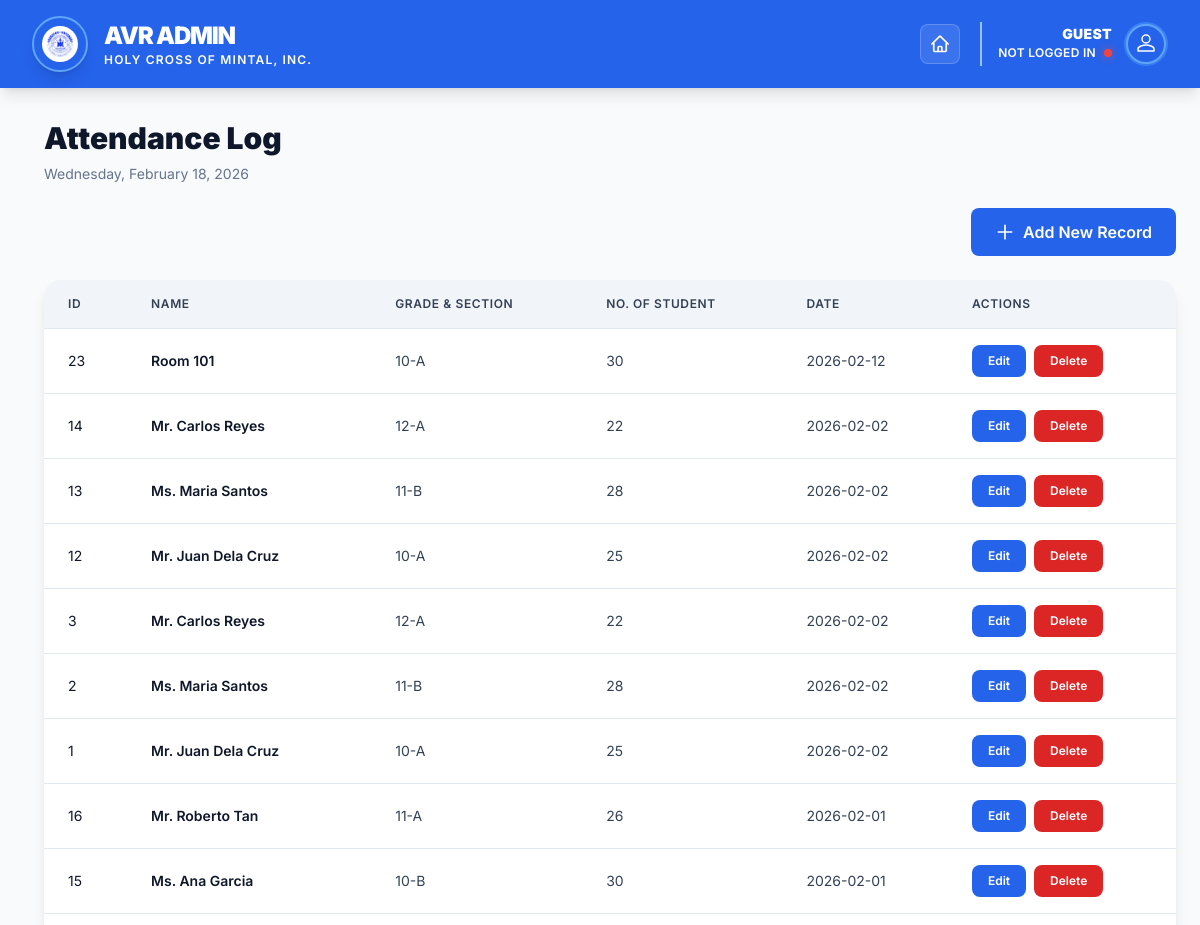
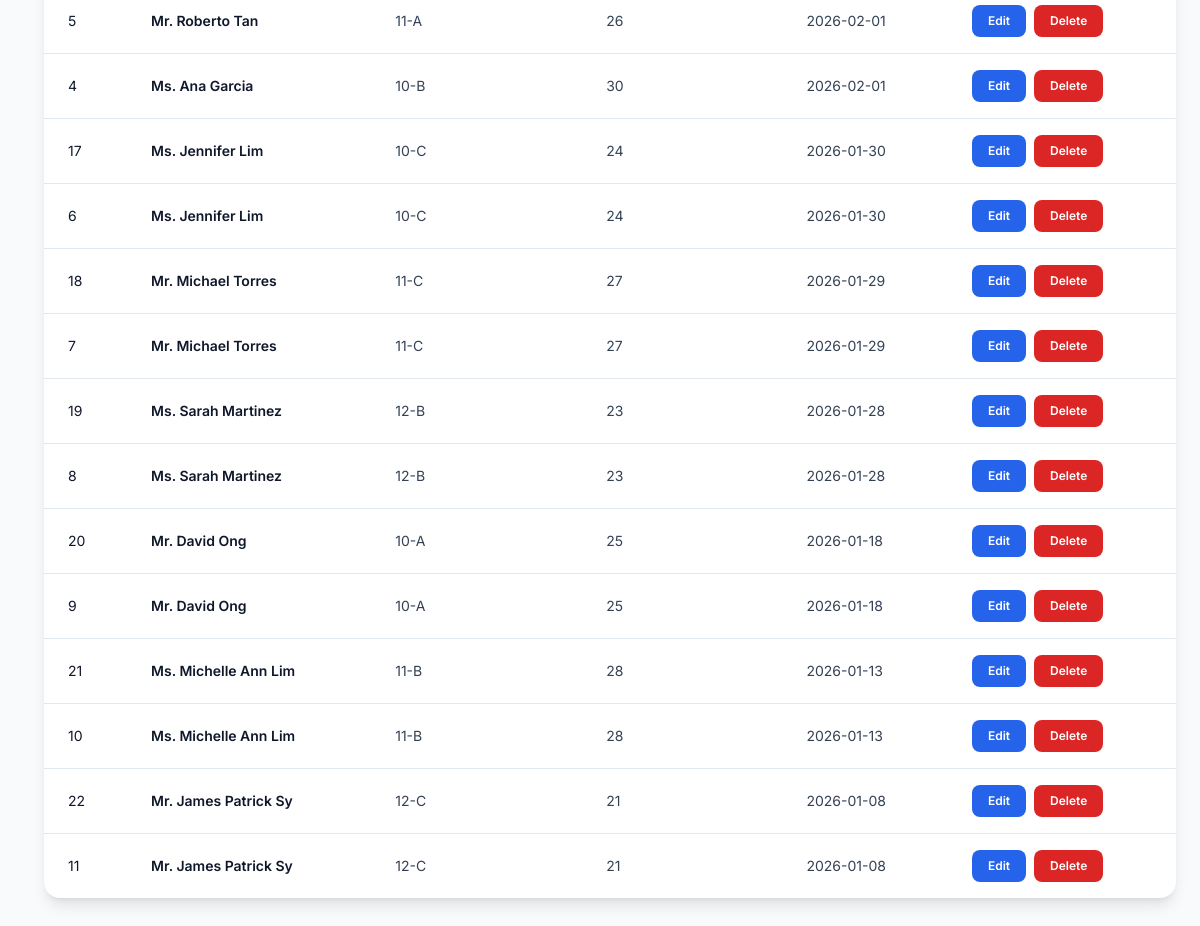
/avr/modules/attendance.php, run on the app's committed database (2 pictures, top to bottom).
### tables this page shows
CREATE TABLE `log_attendance` (
  `ID` int(11) NOT NULL,
  `Name` varchar(255) NOT NULL,
  `GradeSection` varchar(255) NOT NULL,
  `NoOfStudent` int(11) NOT NULL,
  `Date` date NOT NULL
);

### auth/admin_auth.php (called while the page is built, shortened)
<?php
class AdminAuth {
    public static function isLoggedIn() {
        return isset($_SESSION['admin_logged_in']) && $_SESSION['admin_logged_in'] === true;
    }
    public static function getAdminInfo() {
        return null;
    }
}

### avr/modules/attendance.php (the view, shortened to what this page needs)
<?php
$conn = getDBConnection();
$result = $conn->query("SELECT * FROM log_attendance ORDER BY Date DESC, ID DESC");
$attendance = $result->fetch_all(MYSQLI_ASSOC);
?>
<?php require_once '../header_unified.php'; ?>
            <div class="flex justify-between items-center mb-6">
                <button onclick="openAddModal()" class="bg-blue-600 hover:bg-blue-700 text-white px-6 py-3 rounded-lg font-semibold transition-all duration-200 hover:shadow-lg flex items-center gap-2">
                    <svg class="w-5 h-5" fill="none" stroke="currentColor" viewBox="0 0 24 24">
                        <path stroke-linecap="round" stroke-linejoin="round" stroke-width="2" d="M12 4v16m8-8H4" />
                    </svg>
                    Add New Record
                </button>
            </div>
            <div class="bg-white rounded-2xl shadow-lg overflow-hidden">
                <div class="overflow-x-auto">
                    <table class="w-full">
                        <thead class="bg-slate-100 border-b border-slate-200">
                            <tr>
                                <th class="px-6 py-4 text-left text-xs font-semibold text-slate-700 uppercase tracking-wider">ID</th>
                                <th class="px-6 py-4 text-left text-xs font-semibold text-slate-700 uppercase tracking-wider">Name</th>
                                <th class="px-6 py-4 text-left text-xs font-semibold text-slate-700 uppercase tracking-wider">Grade & Section</th>
                                <th class="px-6 py-4 text-left text-xs font-semibold text-slate-700 uppercase tracking-wider">No. of Student</th>
                                <th class="px-6 py-4 text-left text-xs font-semibold text-slate-700 uppercase tracking-wider">Date</th>
                                <th class="px-6 py-4 text-left text-xs font-semibold text-slate-700 uppercase tracking-wider">Actions</th>
                            </tr>
                        </thead>
                        <tbody class="divide-y divide-slate-200">
                            <?php if (empty($attendance)): ?>
                                <tr>
                                    <td colspan="6" class="px-6 py-8 text-center text-slate-500">No attendance records found</td>
                                </tr>
                            <?php else: ?>
                                <?php foreach ($attendance as $record): ?>
                                    <tr class="hover:bg-slate-50 transition-colors">
                                        <td class="px-6 py-4 text-sm text-slate-900"><?php echo htmlspecialchars($record['ID']); ?></td>
                                        <td class="px-6 py-4 text-sm text-slate-900 font-semibold"><?php echo htmlspecialchars($record['Name']); ?></td>
                                        <td class="px-6 py-4 text-sm text-slate-700"><?php echo htmlspecialchars($record['GradeSection']); ?></td>
                                        <td class="px-6 py-4 text-sm text-slate-700"><?php echo htmlspecialchars($record['NoOfStudent']); ?></td>
                                        <td class="px-6 py-4 text-sm text-slate-700"><?php echo htmlspecialchars($record['Date']); ?></td>
                                        <td class="px-6 py-4 text-sm">
                                            <div class="flex gap-2">
                                                <button onclick="editRecord(<?php echo htmlspecialchars(json_encode($record)); ?>)" class="bg-blue-600 hover:bg-blue-700 text-white px-4 py-2 rounded-lg text-xs font-semibold transition-colors">Edit</button>
                                                <button onclick="deleteRecord(<?php echo $record['ID']; ?>, '<?php echo htmlspecialchars(addslashes($record['Name'])); ?>')" class="bg-red-600 hover:bg-red-700 text-white px-4 py-2 rounded-lg text-xs font-semibold transition-colors">Delete</button>
                                            </div>
                                        </td>
                                    </tr>
                                <?php endforeach; ?>
                            <?php endif; ?>
                        </tbody>
                    </table>
                </div>
            </div>
<?php require_once '../footer_unified.php'; ?>

### avr/admin/header.php (shortened to what this page needs)
<?php
$app_root = dirname(__DIR__, 2);
require_once $app_root . '/auth/session_init.php';
require_once $app_root . '/auth/security.php';
require_once $app_root . '/auth/admin_auth.php';
$base = rtrim(BASE_URL, '/');
$baseS = $base === '' ? '/' : $base . '/';
?>
<!DOCTYPE html>
<html lang="en">
<head>
    <script src="https://cdn.tailwindcss.com"></script>
    <link rel="stylesheet" href="<?php echo htmlspecialchars($baseS); ?>assets/unified-theme.css">
</head>
<body class="bg-slate-50">
    <nav class="bg-blue-600 sticky top-0 z-[100] shadow-lg">
        <div class="w-full px-6 md:px-8 py-4 flex flex-col md:flex-row items-center justify-between">
            <div class="flex items-center space-x-4">
                <div class="flex-shrink-0 bg-blue-600 p-2 rounded-full shadow-lg border-2 border-blue-400" style="height: 3.5rem; width: 3.5rem;">
                    <div class="h-full w-full bg-white rounded-full flex items-center justify-center">
                        <img src="<?php echo htmlspecialchars($baseS); ?>assets/images/school_logo.png" alt="Logo" class="h-full w-full object-contain p-1">
                    </div>
                </div>
                <div class="flex flex-col justify-center">
                    <h1 class="text-xl md:text-2xl font-black text-white leading-tight tracking-tighter uppercase">
                        AVR ADMIN
                    </h1>
                    <p class="text-[10px] md:text-xs text-white font-semibold tracking-widest uppercase">
                        HOLY CROSS OF MINTAL, INC.
                    </p>
                </div>
            </div>
            <ul class="flex flex-col md:flex-row md:space-x-1 items-center mt-4 md:mt-0">
                <li class="mr-2 md:mr-4">
                    <a href="<?php echo htmlspecialchars($base ? $base . '/' : '/'); ?>" class="flex items-center justify-center w-10 h-10 rounded-lg bg-white/10 hover:bg-white/20 text-white transition-all duration-300 group border border-white/20 hover:border-white/40" title="Home">
                    </a>
                </li>
                <li class="relative ml-4 pl-4 border-l-2 border-blue-300" x-data="{ profileOpen: false }" @click.away="profileOpen = false">
                    <button @click="profileOpen = !profileOpen" class="flex items-center space-x-3 focus:outline-none group">
                        <div class="flex flex-col items-end hidden md:flex">
                            <?php
                            $adminInfo = AdminAuth::getAdminInfo();
                            if ($adminInfo):
                            ?>
                                <span class="text-sm font-black uppercase tracking-wide text-white leading-none group-hover:text-blue-200 transition-colors"><?php echo strtoupper($adminInfo['username']); ?></span>
                                <div class="flex items-center mt-1">
                                    <span class="text-xs font-semibold text-white uppercase tracking-wide"><?php echo htmlspecialchars($adminInfo['name']); ?></span>
                                    <span class="ml-2 w-2 h-2 bg-green-500 rounded-full animate-status shadow-[0_0_8px_rgba(34,197,94,0.8)]"></span>
                                </div>
                            <?php else: ?>
                                <span class="text-sm font-black uppercase tracking-wide text-white leading-none group-hover:text-blue-200 transition-colors">GUEST</span>
                                <div class="flex items-center mt-1">
                                    <span class="text-xs font-semibold text-white uppercase tracking-wide">Not Logged In</span>
                                    <span class="ml-2 w-2 h-2 bg-red-500 rounded-full animate-status shadow-[0_0_8px_rgba(239,68,68,0.8)]"></span>
                                </div>
                            <?php endif; ?>
                        </div>
                        <div class="relative p-0.5 rounded-full bg-blue-500 group-hover:bg-blue-500 transition-all">
                            <div class="w-10 h-10 rounded-full bg-blue-600 flex items-center justify-center overflow-hidden border-2 border-blue-400 group-hover:border-white shadow-sm">
                            </div>
                        </div>
                    </button>
                </li>
            </ul>
        </div>
    </nav>

### avr/header_unified.php (shortened to what this page needs)
<?php
$app_root = dirname(__DIR__);
require_once $app_root . '/auth/session_init.php';
require_once $app_root . '/auth/admin_helper.php';
include $app_root . '/avr/admin/header.php';
?>
<div class="flex">
    <main id="mainContent" class="flex-1 overflow-y-auto flex flex-col ml-5 transition-all duration-300 bg-slate-50 min-h-screen">
        <div class="pt-8 pb-4 px-6">
            <div class="mb-6">
                <?php
                $page = basename($_SERVER['PHP_SELF']);
                $titles = [
                    'index.php' => 'AVR Dashboard',
                    'inventory.php' => 'Inventory Management',
                    'borrowed.php' => 'Borrowed Items',
                    'reservation.php' => 'Reservation Management',
                    'attendance.php' => 'Attendance Log',
                    'analytics.php' => 'Analytics & Reports'
                ];
                $title = $titles[$page] ?? 'AVR Management';
                ?>
                <h2 class="text-3xl font-black text-slate-900 mb-2">
                    <?php echo $title; ?>
                </h2>
                <p class="text-slate-500 text-sm"><?php echo date('l, F j, Y'); ?></p>
            </div>

### avr/footer_unified.php (shortened to what this page needs)
        </div>
    </main>
</div>

### assets/unified-theme.css (style rules this page uses)
:root { --primary-blue: #3b82f6; --primary-indigo: #6366f1; --primary-purple: #8b5cf6; --primary-pink: #ec4899; --dark-bg: #0f172a; --darker-bg: #020617; --slate-50: #f8fafc; --slate-100: #f1f5f9; --slate-800: #1e293b; --slate-900: #0f172a; }
* { margin: 0; padding: 0; box-sizing: border-box; }
body { font-family: 'Inter', -apple-system, BlinkMacSystemFont, "Segoe UI", Roboto, sans-serif; background: var(--slate-50); color: #1e293b; }

### avr/admin/header.php (style rules this page uses)
body { font-family: 'Inter', -apple-system, BlinkMacSystemFont, "Segoe UI", Roboto, sans-serif !important; }
html, body { height: auto !important; overflow-y: auto !important; }
main { overflow-y: auto !important; }
.animate-status { animation: pulse-dot 2s infinite; }

### data on the page
log_attendance: ID "23", Name "Room 101", GradeSection "10-A", NoOfStudent "30", Date "2026-02-12"
log_attendance: ID "14", Name "Mr. Carlos Reyes", GradeSection "12-A", NoOfStudent "22", Date "2026-02-02"
log_attendance: ID "13", Name "Ms. Maria Santos", GradeSection "11-B", NoOfStudent "28", Date "2026-02-02"
log_attendance: ID "12", Name "Mr. Juan Dela Cruz", GradeSection "10-A", NoOfStudent "25", Date "2026-02-02"
log_attendance: ID "3", Name "Mr. Carlos Reyes", GradeSection "12-A", NoOfStudent "22", Date "2026-02-02"
log_attendance: ID "2", Name "Ms. Maria Santos", GradeSection "11-B", NoOfStudent "28", Date "2026-02-02"
log_attendance: ID "1", Name "Mr. Juan Dela Cruz", GradeSection "10-A", NoOfStudent "25", Date "2026-02-02"
log_attendance: ID "16", Name "Mr. Roberto Tan", GradeSection "11-A", NoOfStudent "26", Date "2026-02-01"
log_attendance: ID "15", Name "Ms. Ana Garcia", GradeSection "10-B", NoOfStudent "30", Date "2026-02-01"
log_attendance: ID "5", Name "Mr. Roberto Tan", GradeSection "11-A", NoOfStudent "26", Date "2026-02-01"
log_attendance: ID "4", Name "Ms. Ana Garcia", GradeSection "10-B", NoOfStudent "30", Date "2026-02-01"
log_attendance: ID "17", Name "Ms. Jennifer Lim", GradeSection "10-C", NoOfStudent "24", Date "2026-01-30"
log_attendance: ID "6", Name "Ms. Jennifer Lim", GradeSection "10-C", NoOfStudent "24", Date "2026-01-30"
log_attendance: ID "18", Name "Mr. Michael Torres", GradeSection "11-C", NoOfStudent "27", Date "2026-01-29"
log_attendance: ID "7", Name "Mr. Michael Torres", GradeSection "11-C", NoOfStudent "27", Date "2026-01-29"
log_attendance: ID "19", Name "Ms. Sarah Martinez", GradeSection "12-B", NoOfStudent "23", Date "2026-01-28"
log_attendance: ID "8", Name "Ms. Sarah Martinez", GradeSection "12-B", NoOfStudent "23", Date "2026-01-28"
log_attendance: ID "20", Name "Mr. David Ong", GradeSection "10-A", NoOfStudent "25", Date "2026-01-18"
log_attendance: ID "9", Name "Mr. David Ong", GradeSection "10-A", NoOfStudent "25", Date "2026-01-18"
log_attendance: ID "21", Name "Ms. Michelle Ann Lim", GradeSection "11-B", NoOfStudent "28", Date "2026-01-13"
log_attendance: ID "10", Name "Ms. Michelle Ann Lim", GradeSection "11-B", NoOfStudent "28", Date "2026-01-13"
log_attendance: ID "22", Name "Mr. James Patrick Sy", GradeSection "12-C", NoOfStudent "21", Date "2026-01-08"
log_attendance: ID "11", Name "Mr. James Patrick Sy", GradeSection "12-C", NoOfStudent "21", Date "2026-01-08"

### other printed values
$title "Attendance Log"
